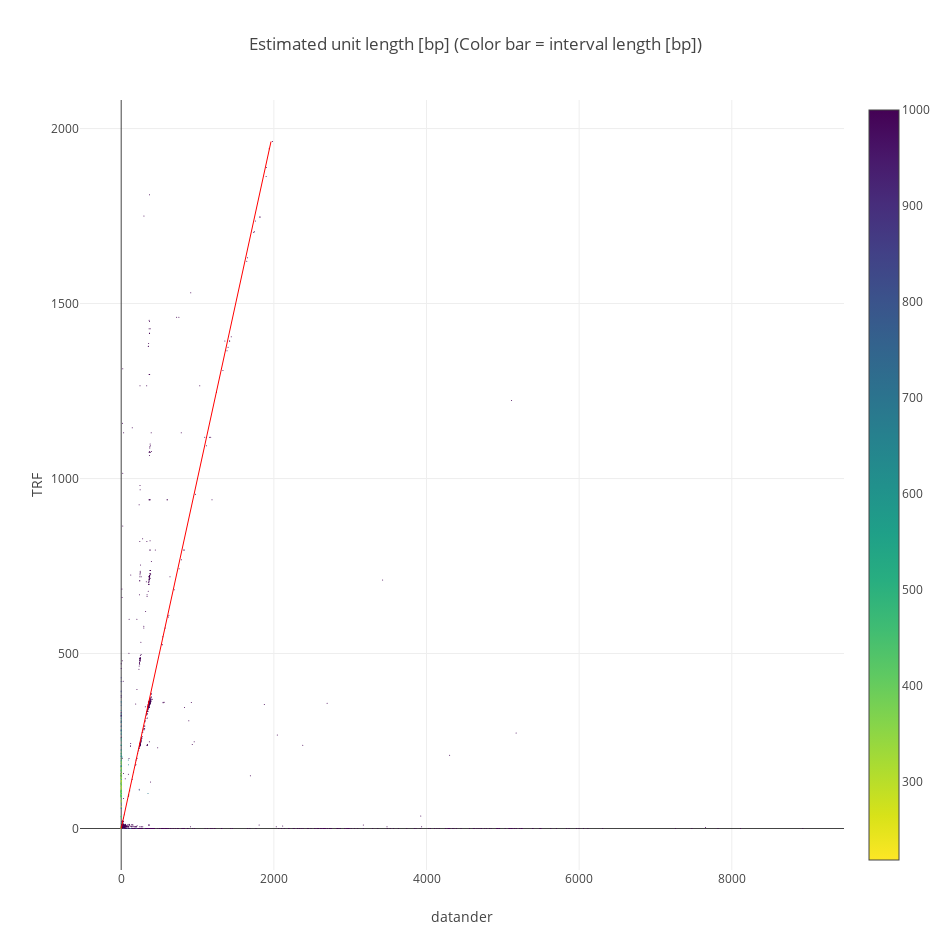
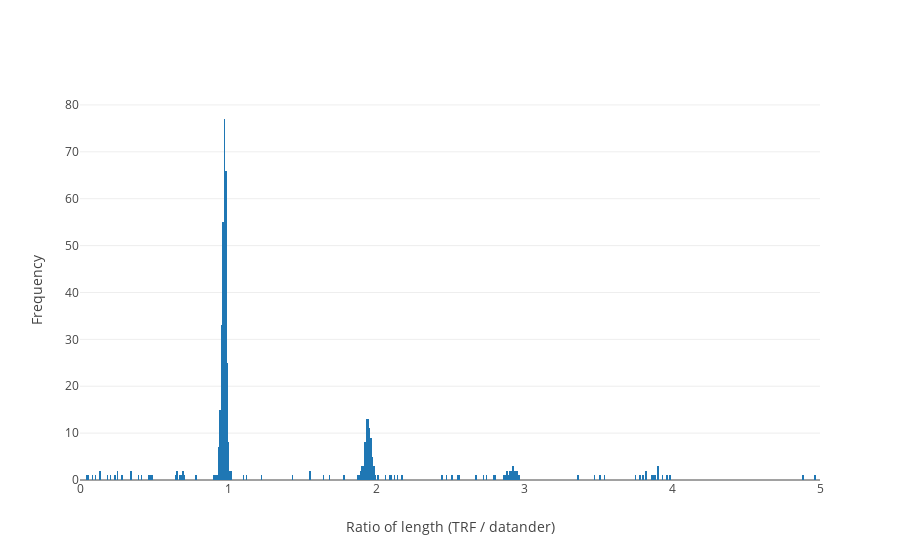

These figures' notebook cell, in order:
### Code cell
p.plot_unit_length()

### Figure 1 — Plotly figure (JSON) as saved in the notebook; plotly's stock layout.template omitted (floating-point values rounded to 4 significant figures; data arrays with more than 128 entries replaced by an {"elided": "..."} marker saying what was removed)
{"data": [{"marker": {"color": {"elided": "1738 float values"}, "colorscale": "Viridis", "reversescale": true, "showscale": true, "size": 1}, "mode": "markers", "text": {"elided": "1738 int values"}, "type": "scatter", "x": {"elided": "1738 int values"}, "y": {"elided": "1738 int values"}}], "layout": {"height": 950, "hovermode": "closest", "shapes": [{"line": {"color": "red", "width": 1}, "type": "line", "x0": 0, "x1": 1963, "xref": "x", "y0": 0, "y1": 1963, "yref": "y"}], "title": "Estimated unit length [bp] (Color bar = interval length [bp])", "width": 950, "xaxis": {"title": "datander"}, "yaxis": {"title": "TRF"}}}

### Figure 2 — Plotly figure (JSON) as saved in the notebook; plotly's stock layout.template omitted (floating-point values rounded to 4 significant figures; data arrays with more than 128 entries replaced by an {"elided": "..."} marker saying what was removed)
{"data": [{"type": "histogram", "x": {"elided": "464 float values"}, "xbins": {"end": 5, "size": 0.01, "start": 0}}], "layout": {"bargap": 10, "bargroupgap": 10, "hovermode": "closest", "xaxis": {"range": [0, 5], "title": "Ratio of length (TRF / datander)"}, "yaxis": {"title": "Frequency"}}}
